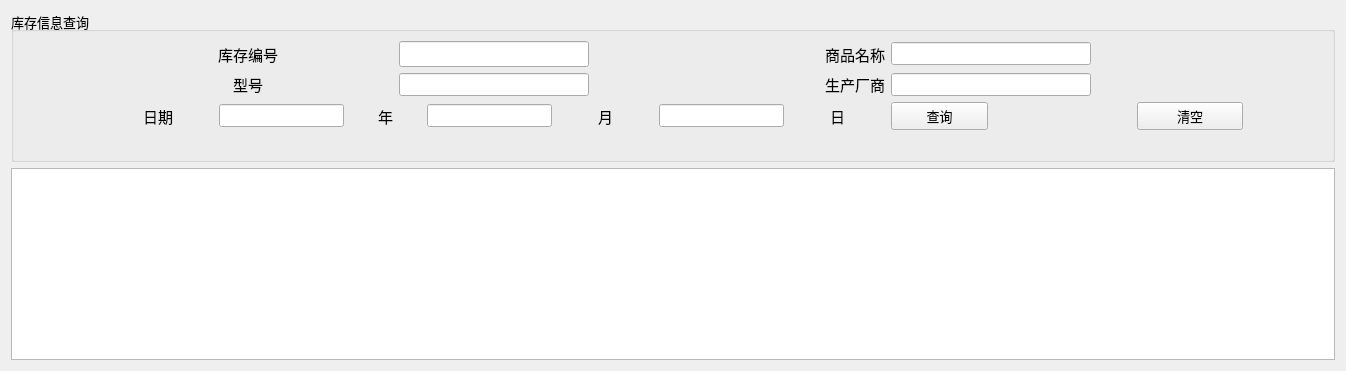
     <widget class="QWidget" name="tab_14">
      <attribute name="title">
       <string>库存信息</string>
      </attribute>
      <layout class="QGridLayout" name="gridLayout_26">
       <item row="2" column="0">
        <widget class="QTableWidget" name="tw_kcb">
         <property name="font">
          <font>
           <pointsize>10</pointsize>
          </font>
         </property>
         <property name="layoutDirection">
          <enum>Qt::LeftToRight</enum>
         </property>
         <property name="autoFillBackground">
          <bool>false</bool>
         </property>
         <property name="alternatingRowColors">
          <bool>true</bool>
         </property>
        </widget>
       </item>
       <item row="1" column="0">
        <widget class="QGroupBox" name="groupBox_10">
         <property name="font">
          <font>
           <pointsize>10</pointsize>
          </font>
         </property>
         <property name="title">
          <string>库存信息查询</string>
         </property>
         <layout class="QGridLayout" name="gridLayout_25">
          <item row="0" column="12">
           <spacer name="horizontalSpacer_125">
            <property name="orientation">
             <enum>Qt::Horizontal</enum>
            </property>
            <property name="sizeHint" stdset="0">
             <size>
              <width>40</width>
              <height>20</height>
             </size>
            </property>
           </spacer>
          </item>
          <item row="0" column="5" colspan="2">
           <widget class="QLineEdit" name="let_kcbspmc">
            <property name="minimumSize">
             <size>
              <width>200</width>
              <height>0</height>
             </size>
            </property>
           </widget>
          </item>
          <item row="1" column="4">
           <widget class="QLabel" name="label_102">
            <property name="font">
             <font>
              <pointsize>11</pointsize>
             </font>
            </property>
            <property name="text">
             <string>生产厂商</string>
            </property>
            <property name="alignment">
             <set>Qt::AlignRight|Qt::AlignTrailing|Qt::AlignVCenter</set>
            </property>
           </widget>
          </item>
          <item row="1" column="5" colspan="2">
           <widget class="QLineEdit" name="let_kcbsccs"/>
          </item>
          <item row="5" column="0">
           <spacer name="horizontalSpacer_115">
            <property name="orientation">
             <enum>Qt::Horizontal</enum>
            </property>
            <property name="sizeHint" stdset="0">
             <size>
              <width>40</width>
              <height>20</height>
             </size>
            </property>
           </spacer>
          </item>
          <item row="1" column="11">
           <spacer name="horizontalSpacer_124">
            <property name="orientation">
             <enum>Qt::Horizontal</enum>
            </property>
            <property name="sizeHint" stdset="0">
             <size>
              <width>40</width>
              <height>20</height>
             </size>
            </property>
           </spacer>
          </item>
          <item row="0" column="3">
           <widget class="QLineEdit" name="let_kcbbh">
            <property name="minimumSize">
             <size>
              <width>190</width>
              <height>0</height>
             </size>
            </property>
            <property name="maximumSize">
             <size>
              <width>190</width>
              <height>16777215</height>
             </size>
            </property>
            <property name="font">
             <font>
              <pointsize>11</pointsize>
             </font>
            </property>
           </widget>
          </item>
          <item row="0" column="4">
           <widget class="QLabel" name="label_92">
            <property name="font">
             <font>
              <pointsize>11</pointsize>
             </font>
            </property>
            <property name="text">
             <string>商品名称</string>
            </property>
            <property name="alignment">
             <set>Qt::AlignRight|Qt::AlignTrailing|Qt::AlignVCenter</set>
            </property>
           </widget>
          </item>
          <item row="0" column="8">
           <spacer name="horizontalSpacer_135">
            <property name="orientation">
             <enum>Qt::Horizontal</enum>
            </property>
            <property name="sizeHint" stdset="0">
             <size>
              <width>40</width>
              <height>20</height>
             </size>
            </property>
           </spacer>
          </item>
          <item row="1" column="12">
           <spacer name="horizontalSpacer_113">
            <property name="orientation">
             <enum>Qt::Horizontal</enum>
            </property>
            <property name="sizeHint" stdset="0">
             <size>
              <width>40</width>
              <height>20</height>
             </size>
            </property>
           </spacer>
          </item>
          <item row="1" column="3">
           <widget class="QLineEdit" name="let_kcbxh">
            <property name="minimumSize">
             <size>
              <width>190</width>
              <height>0</height>
             </size>
            </property>
            <property name="maximumSize">
             <size>
              <width>190</width>
              <height>16777215</height>
             </size>
            </property>
           </widget>
          </item>
          <item row="1" column="1">
           <spacer name="horizontalSpacer_126">
            <property name="orientation">
             <enum>Qt::Horizontal</enum>
            </property>
            <property name="sizeHint" stdset="0">
             <size>
              <width>40</width>
              <height>20</height>
             </size>
            </property>
           </spacer>
          </item>
          <item row="2" column="2" colspan="3">
           <layout class="QHBoxLayout" name="horizontalLayout_12">
            <item>
             <spacer name="horizontalSpacer_127">
              <property name="orientation">
               <enum>Qt::Horizontal</enum>
              </property>
              <property name="sizeHint" stdset="0">
               <size>
                <width>40</width>
                <height>20</height>
               </size>
              </property>
             </spacer>
            </item>
            <item>
             <widget class="QLabel" name="label_97">
              <property name="font">
               <font>
                <pointsize>11</pointsize>
               </font>
              </property>
              <property name="text">
               <string>日期</string>
              </property>
             </widget>
            </item>
            <item>
             <spacer name="horizontalSpacer_128">
              <property name="orientation">
               <enum>Qt::Horizontal</enum>
              </property>
              <property name="sizeHint" stdset="0">
               <size>
                <width>40</width>
                <height>20</height>
               </size>
              </property>
             </spacer>
            </item>
            <item>
             <widget class="QLineEdit" name="let_kcbyear"/>
            </item>
            <item>
             <spacer name="horizontalSpacer_129">
              <property name="orientation">
               <enum>Qt::Horizontal</enum>
              </property>
              <property name="sizeHint" stdset="0">
               <size>
                <width>28</width>
                <height>26</height>
               </size>
              </property>
             </spacer>
            </item>
            <item>
             <widget class="QLabel" name="label_98">
              <property name="font">
               <font>
                <pointsize>11</pointsize>
               </font>
              </property>
              <property name="text">
               <string>年</string>
              </property>
             </widget>
            </item>
            <item>
             <spacer name="horizontalSpacer_130">
              <property name="orientation">
               <enum>Qt::Horizontal</enum>
              </property>
              <property name="sizeHint" stdset="0">
               <size>
                <width>28</width>
                <height>26</height>
               </size>
              </property>
             </spacer>
            </item>
            <item alignment="Qt::AlignHCenter">
             <widget class="QLineEdit" name="let_kcbmoon"/>
            </item>
            <item>
             <spacer name="horizontalSpacer_131">
              <property name="orientation">
               <enum>Qt::Horizontal</enum>
              </property>
              <property name="sizeHint" stdset="0">
               <size>
                <width>40</width>
                <height>20</height>
               </size>
              </property>
             </spacer>
            </item>
            <item>
             <widget class="QLabel" name="label_99">
              <property name="font">
               <font>
                <pointsize>11</pointsize>
               </font>
              </property>
              <property name="text">
               <string>月</string>
              </property>
             </widget>
            </item>
            <item>
             <spacer name="horizontalSpacer_132">
              <property name="orientation">
               <enum>Qt::Horizontal</enum>
              </property>
              <property name="sizeHint" stdset="0">
               <size>
                <width>40</width>
                <height>20</height>
               </size>
              </property>
             </spacer>
            </item>
            <item>
             <widget class="QLineEdit" name="let_kcbday"/>
            </item>
            <item>
             <spacer name="horizontalSpacer_133">
              <property name="orientation">
               <enum>Qt::Horizontal</enum>
              </property>
              <property name="sizeHint" stdset="0">
               <size>
                <width>40</width>
                <height>20</height>
               </size>
              </property>
             </spacer>
            </item>
            <item>
             <widget class="QLabel" name="label_100">
              <property name="font">
               <font>
                <pointsize>11</pointsize>
               </font>
              </property>
              <property name="text">
               <string>日</string>
              </property>
             </widget>
            </item>
            <item>
             <spacer name="horizontalSpacer_134">
              <property name="orientation">
               <enum>Qt::Horizontal</enum>
              </property>
              <property name="sizeHint" stdset="0">
               <size>
                <width>40</width>
                <height>20</height>
               </size>
              </property>
             </spacer>
            </item>
           </layout>
          </item>
          <item row="1" column="0">
           <spacer name="horizontalSpacer_123">
            <property name="orientation">
             <enum>Qt::Horizontal</enum>
            </property>
            <property name="sizeHint" stdset="0">
             <size>
              <width>40</width>
              <height>20</height>
             </size>
            </property>
           </spacer>
          </item>
          <item row="0" column="2">
           <widget class="QLabel" name="label_96">
            <property name="font">
             <font>
              <pointsize>11</pointsize>
              <bold>false</bold>
             </font>
            </property>
            <property name="text">
             <string>库存编号</string>
            </property>
            <property name="alignment">
             <set>Qt::AlignCenter</set>
            </property>
           </widget>
          </item>
          <item row="0" column="1">
           <spacer name="horizontalSpacer_118">
            <property name="orientation">
             <enum>Qt::Horizontal</enum>
            </property>
            <property name="sizeHint" stdset="0">
             <size>
              <width>40</width>
              <height>20</height>
             </size>
            </property>
           </spacer>
          </item>
          <item row="1" column="2">
           <widget class="QLabel" name="label_93">
            <property name="font">
             <font>
              <pointsize>11</pointsize>
             </font>
            </property>
            <property name="text">
             <string>型号</string>
            </property>
            <property name="alignment">
             <set>Qt::AlignCenter</set>
            </property>
           </widget>
          </item>
          <item row="1" column="10">
           <spacer name="horizontalSpacer_136">
            <property name="orientation">
             <enum>Qt::Horizontal</enum>
            </property>
            <property name="sizeType">
             <enum>QSizePolicy::Fixed</enum>
            </property>
            <property name="sizeHint" stdset="0">
             <size>
              <width>106</width>
              <height>20</height>
             </size>
            </property>
           </spacer>
          </item>
          <item row="2" column="10">
           <widget class="QPushButton" name="btn_kcbclear">
            <property name="maximumSize">
             <size>
              <width>165</width>
              <height>16777215</height>
             </size>
            </property>
            <property name="font">
             <font>
              <pointsize>10</pointsize>
             </font>
            </property>
            <property name="text">
             <string>清空</string>
            </property>
           </widget>
          </item>
          <item row="2" column="5">
           <widget class="QPushButton" name="btn_kcbcx">
            <property name="font">
             <font>
              <pointsize>10</pointsize>
             </font>
            </property>
            <property name="text">
             <string>查询</string>
            </property>
           </widget>
          </item>
         </layout>
        </widget>
       </item>
      </layout>
     </widget>
